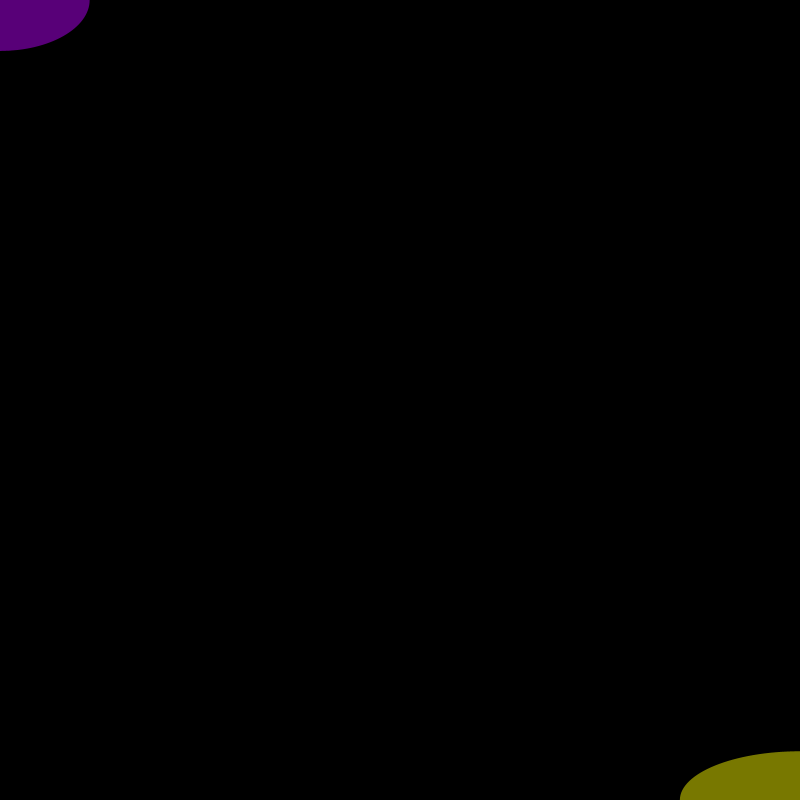
Frame 1 (no input)
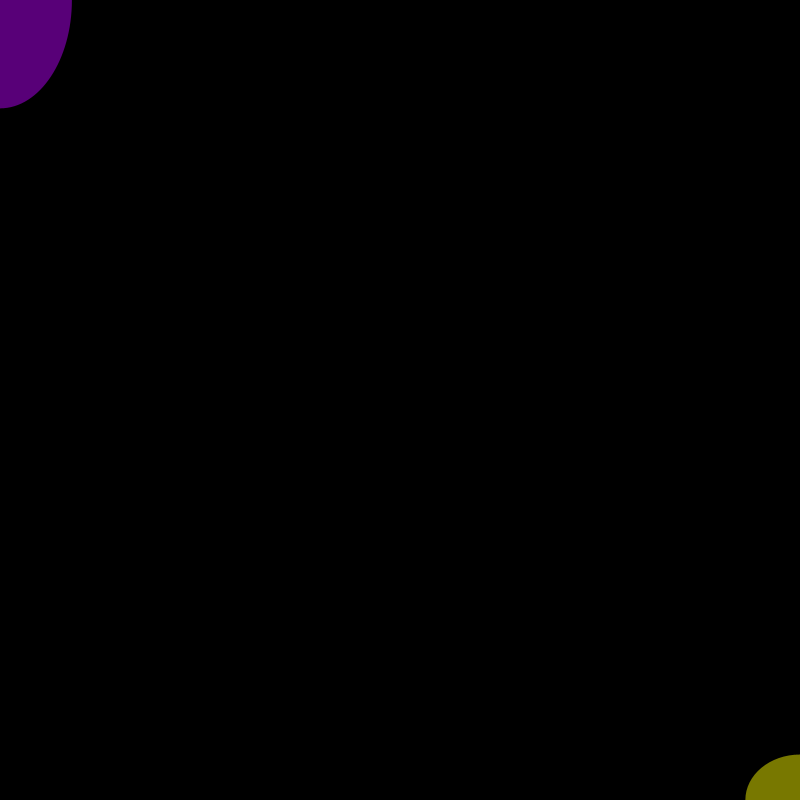
Frame 60 (the mouse pressed at the canvas centre just before this capture)
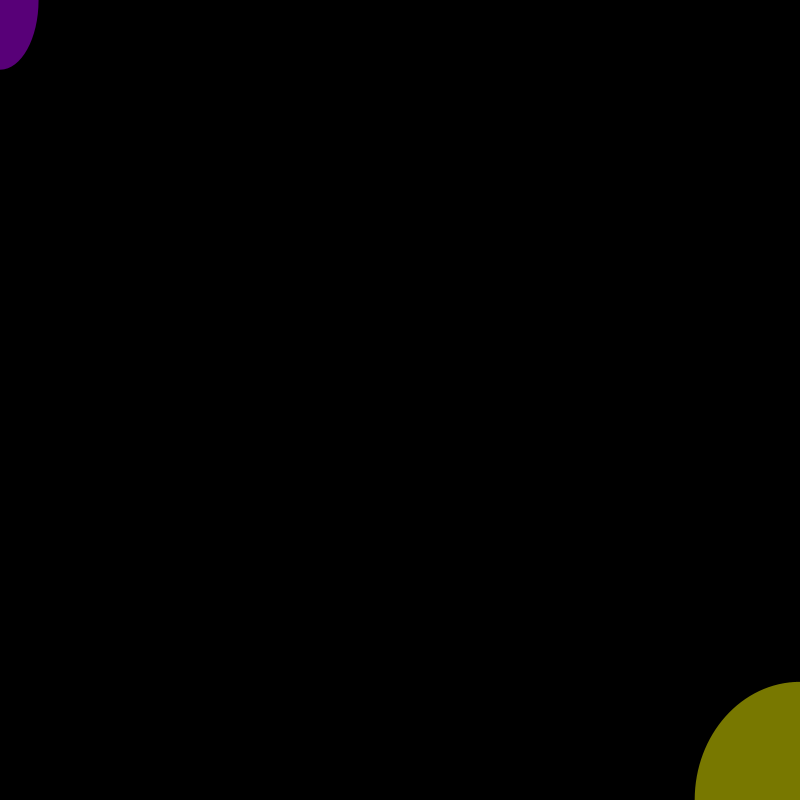
Frame 120 (the mouse held since frame 60 and released just before this capture)

The Processing sketch that drew these frames (run headless with seeded random() and noise(); from frame 60 on, the mouse is pressed at the canvas centre):

// Processing sketch: liveLine2
// ── liveLine2.pde
float[] x = new float[1];
float[] y = new float[1];
boolean wiggle = false;
float off = 0;
void setup() {
  size(800,800);
  stroke(255,255,0);
  strokeWeight(2);
  fill(255,255,0);
  //x[0]=width/2;
  //y[0]=height/2;
  //frameRate(30);
}

void draw() {
  background(0);
  
   
  noFill();
  //draw 1
  stroke(255,255,0);
  strokeWeight(10); 
  beginShape();
  for (int i = 1; i < x.length; i++) {// dont use the first index as it is zero and will draw a line to corner
   if (!wiggle){
    off = 0; 
   } else {
     
     off = random(-5,5);
   }
    vertex(x[i]+off,y[i]+off);
  }
  endShape();
  
  //draw 2
  beginShape();
  stroke(186,0,255,190);
  strokeWeight(10);
  for (int i = 1; i < x.length; i++) {// dont use the first index as it is zero and will draw a line to the corner
    
    float bx = map(x[i],0,width, width,0);
    float by = map(y[i],0,height,height,0);
    
    if (!wiggle){
    off = 0; 
   } else {
     
     off = random(-5,5);
   }
    vertex(bx+off,by+off);
    
  }
  endShape();
  
  // draw circles 
  noStroke();
  float ball1x = x[frameCount%x.length];
  float ball1y = y[frameCount%y.length];
  float ball2x = map(ball1x,0,width, width,0);
  float ball2y = map(ball1y,0,height,height,0);
  fill(186,0,255,120);
  ellipse(ball1x,ball1y,random(50,250),random(50,250));
  fill(255,255,0,120);
  ellipse(ball2x,ball2y,random(50,250),random(50,250));
}

void mouseDragged(){
  x=append(x,mouseX);
  y=append(y,mouseY);
}

void keyPressed(){
  if(key == ' '){
    background(0);
    x = new float[1];
    y = new float[1];
  }
  if(key == 's'){
    save("mylines"+frameCount+".jpg");
  }
  
  if(key == 'w' && !wiggle){
    wiggle = true;
    
  }
  else if(key =='w' && wiggle){
    wiggle = false;
  }
  
}
